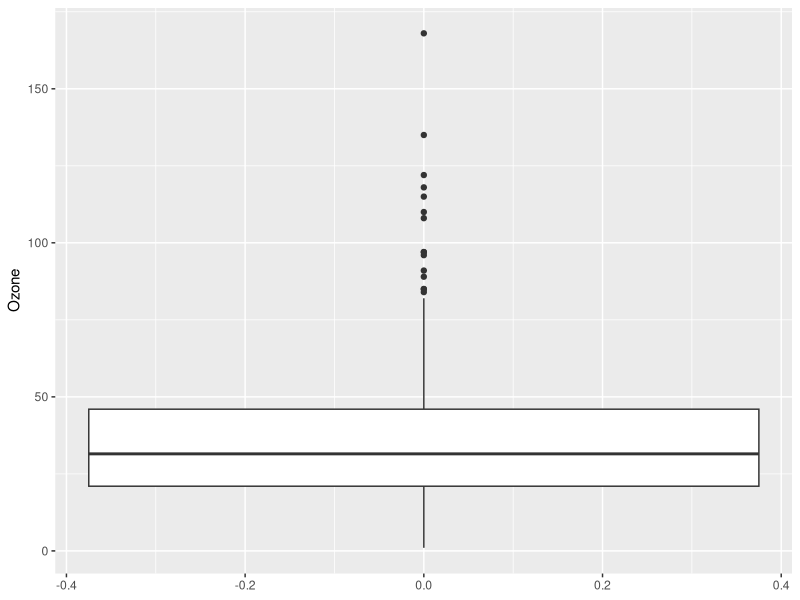

Write the R code that produced this figure.
## ---- chunk 1
library(tidyr)
library(ggplot2)
library(dplyr)
library(datasets)

#read csv file
data("airquality")
summary(airquality)
head(airquality)
## ---- chunk 2
#check na values in each columns
colSums(is.na(airquality))

missing_percentages <- round(colMeans(is.na(airquality))*100, 2)
missing_percentages

## ---- chunk 3
#after checking na values, there are a total of 44 na values

missing_ozone <- is.na(airquality$Ozone)
if(any(missing_ozone)){
  airquality$Ozone[missing_ozone] <- median(airquality$Ozone, na.rm = TRUE)
}

missing_Solar <- is.na(airquality$Solar.R)
if(any(missing_Solar)){
  airquality$Solar.R[missing_Solar] <- median(airquality$Solar.R, na.rm = TRUE)
}

#check if the missing values is already updated with median value
sum(is.na(airquality))

## ---- chunk 4
airquality %>% 
  ggplot(aes(y = Ozone)) +
  geom_boxplot()


